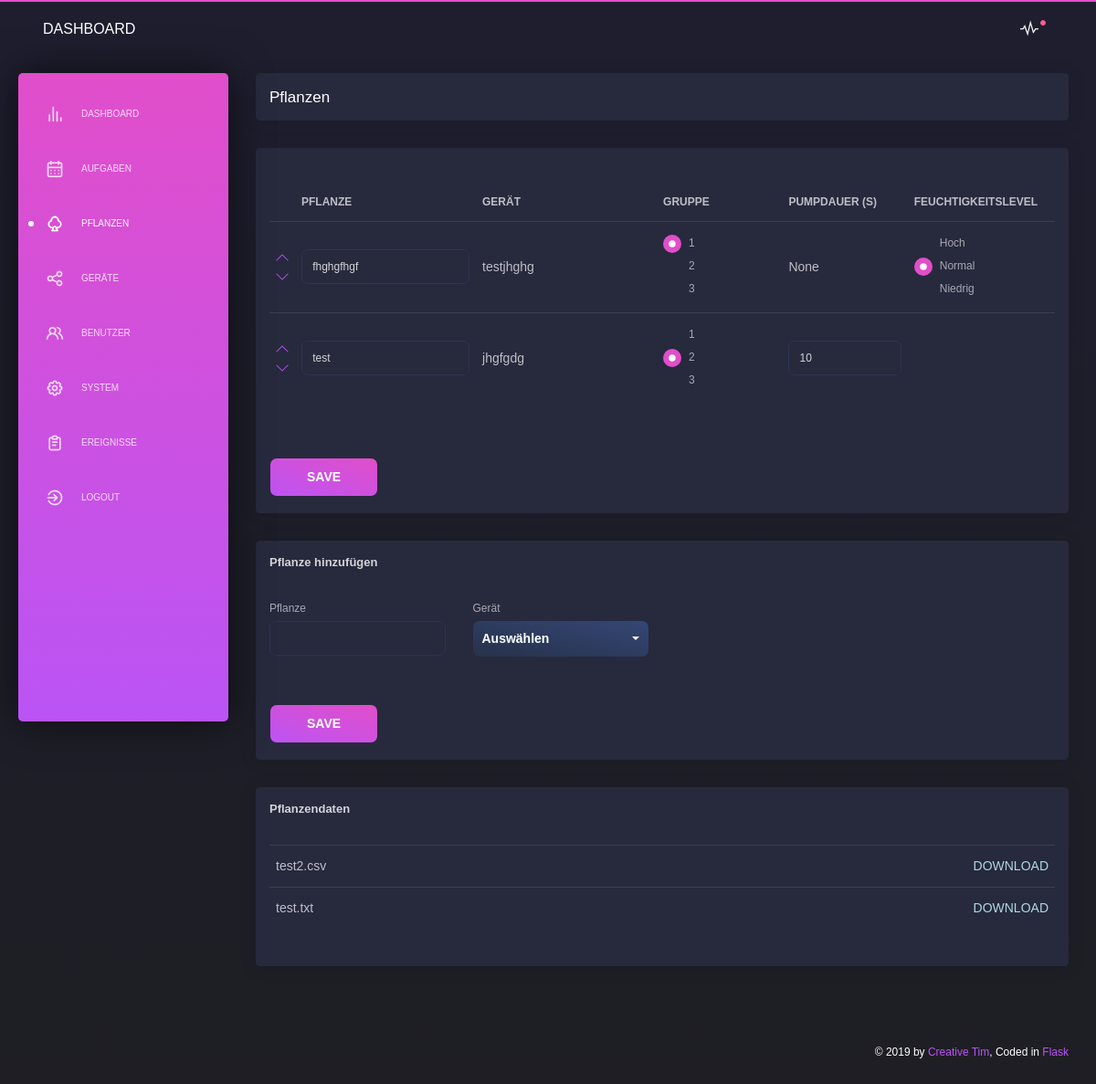
Page /plants (signed in) on the committed database.
### app/database/models.py (models this page shows)
class Plants(db.Model):
    __tablename__  = 'plants'
    id                     = db.Column(db.Integer, primary_key=True, autoincrement = True)
    name                   = db.Column(db.String(50), unique=True)
    mqtt_device_ieeeAddr   = db.Column(db.String(50), db.ForeignKey('mqtt_devices.ieeeAddr'))
    mqtt_device            = db.relationship('MQTT_Devices')
    group                  = db.Column(db.Integer)
    pump_duration_auto     = db.Column(db.Integer)
    pump_duration_manually = db.Column(db.Integer)
    moisture_level         = db.Column(db.String(50))

class MQTT_Devices(db.Model):
    __tablename__ = 'mqtt_devices'
    id                            = db.Column(db.Integer, primary_key=True, autoincrement = True)
    name                          = db.Column(db.String(50), unique=True)
    ieeeAddr                      = db.Column(db.String(50), unique=True)
    model                         = db.Column(db.String(50))
    device_type                   = db.Column(db.String(50))
    input_values                  = db.Column(db.String(200))
    input_events                  = db.Column(db.String(200))
    commands                      = db.Column(db.String(200))
    last_contact                  = db.Column(db.String(50))
    last_values                   = db.Column(db.String(200))
    last_values_formated          = db.Column(db.String(200))

### app/sites/plants.py (the view, shortened to what this page needs)
@app.route('/plants', methods=['GET', 'POST'])
@login_required
@permission_required
def plants():
    error_message_add_plant = []
    error_message_change_settings = []
    success_message_change_settings = []
    success_message_add_plant       = False
    name                 = ""
    mqtt_device_ieeeAddr = ""
    mqtt_device_name     = ""
    page_title = 'Icons - Flask Dark Dashboard | AppSeed App Generator'
    page_description = 'Open-Source Flask Dark Dashboard, the icons page.'
    """ ################# """
    """  plants settings  """
    """ ################# """
    """ ########### """
    """  add plant  """
    """ ########### """
    dropdown_list_watering_controller = GET_ALL_MQTT_DEVICES("watering_controller")
    list_plants           = GET_ALL_PLANTS()
    list_plants_datafiles = GET_PLANTS_DATAFILES()
    data = {'navigation': 'plants', 'notification': ''}
    timestamp = str(datetime.datetime.now().strftime("%Y-%m-%d %H:%M:%S"))
    return render_template('layouts/default.html',
                            data=data,
                            content=render_template( 'pages/plants.html',
                                                    error_message_change_settings=error_message_change_settings,
                                                    error_message_add_plant=error_message_add_plant,
                                                    success_message_change_settings=success_message_change_settings,
                                                    success_message_add_plant=success_message_add_plant,
                                                    dropdown_list_watering_controller=dropdown_list_watering_controller,
                                                    name=name,
                                                    mqtt_device_ieeeAddr=mqtt_device_ieeeAddr,
                                                    mqtt_device_name=mqtt_device_name,
                                                    list_plants=list_plants,
                                                    list_plants_datafiles=list_plants_datafiles,
                                                    timestamp=timestamp,
                                                    )
                           )

### app/backend/file_management.py (called while the page is built)
def GET_PLANTS_DATAFILES():
    file_list = []
    for files in os.walk(PATH + "/csv/"):
        file_list.append(files)
    if file_list == []:
        return ""
    else:
        return file_list[0][2]

### app/database/models.py (called while the page is built)
def GET_ALL_MQTT_DEVICES(selector):
    device_list = []
    devices     = MQTT_Devices.query.all()
    if selector == "":
        for device in devices:
            device_list.append(device)
    if selector == "watering_controller":
        for device in devices:
            if device.device_type == "watering_controller auto" or device.device_type == "watering_controller manually":
                device_list.append(device)
    return device_list

def GET_ALL_PLANTS():
    return Plants.query.all()

def GET_USER_BY_ID(id):
    return User.query.get(int(id))

### app/sites/index.py (called while the page is built)
@login_manager.user_loader
def load_user(user_id):
    return GET_USER_BY_ID(user_id)

### app/sites/plants.py (called while the page is built)
def permission_required(f):
    @wraps(f)
    def wrap(*args, **kwargs):
        if current_user.role == "administrator":
            return f(*args, **kwargs)
        else:
            return redirect(url_for('logout'))
    return wrap

### app/templates/pages/plants.html (shortened to what this page needs)
      <div class="content">
        <div class="row">
          <div class="col-md-12">
            <div class="card ">
              <div class="card-header">
                <h4 class="card-title"><b>Pflanzen</b></h4>
              </div>
            </div>
            <div class="card ">
              <form method="POST">
                <div class="card-body">
                  <div class="table-responsive">
                    <table class="table tablesorter">
                      <thead>
                        <th scope="col" style="width:3%"></th>
                        <th scope="col" style="width:20%"><p style="visibility: hidden;">invisibletextforminlenght</p>Pflanze</th>
                        <th scope="col" style="width:20%"><p style="visibility: hidden;">invisibletextforminlenght</p>Gerät</th>
                        <th scope="col" style="width:15%"><p style="visibility: hidden;">invisibletextform</p>Gruppe</th>
                        <th scope="col" style="width:15%"><p style="visibility: hidden;">invisibletextform</p>Pumpdauer (s)</th>
                        <th scope="col" style="width:20%"><p style="visibility: hidden;">invisibletextform</p>Feuchtigkeitslevel</th>
                        <th scope="col" style="width:5%"></th>
                      </thead>
                      <tbody>
                        {% for entry in list_plants %}
                        <tr>
                          <td>
                            <a href="/plants/position/up/{{ entry.id }}#table"><i class="tim-icons icon-minimal-up"></i></a>
                            <a href="/plants/position/down/{{ entry.id }}#table"><i class="tim-icons icon-minimal-down"></i></a>
                          </td>
                          <td>
                            <input type="text" class="form-control" name="set_name_{{ entry.id }}" value="{{ entry.name }}" />
                          </td>
                          <td>{{ entry.mqtt_device.name }}</td>
                          <td>
                            <div class="custom-control custom-radio custom-control-inline">
                              <label class="custom-control-label" for="radio_group_1_{{ entry.id }}">1</label>
                            </div>
                            <br>
                            <div class="custom-control custom-radio custom-control-inline">
                              <label class="custom-control-label" for="radio_group_2_{{ entry.id }}">2</label>
                            </div>
                            <br>
                            <div class="custom-control custom-radio custom-control-inline">
                              <label class="custom-control-label" for="radio_group_3_{{ entry.id }}">3</label>
                            </div>
                          </td>
                          <td>
                            {% if entry.mqtt_device.device_type == "watering_controller auto" %}
                              {{ entry.pump_duration_auto }}
                            {% else %}
                              <input type="text" class="form-control" name="set_pump_duration_manually_{{ entry.id }}"
                               value="{% if entry.pump_duration_manually != None and entry.pump_duration_manually != "None" %}{{ entry.pump_duration_manually }}{% endif %}" />
                            {% endif %}
                          </td>
                          <td>
                            {% if entry.mqtt_device.device_type == "watering_controller auto" %}
                              <div class="custom-control custom-radio custom-control-inline">
                                <label class="custom-control-label" for="radio_moisture_level_high_{{ entry.id }}">Hoch</label>
                              </div>
                              <br>
                              <div class="custom-control custom-radio custom-control-inline">
                                <label class="custom-control-label" for="radio_moisture_level_normal_{{ entry.id }}">Normal</label>
                              </div>
                              <br>
                              <div class="custom-control custom-radio custom-control-inline">
                                <label class="custom-control-label" for="radio_moisture_level_low_{{ entry.id }}">Niedrig</label>
                              </div>
                            {% endif %}
                          </td>
                          <td>
                            <a href="/plants/delete/{{ entry.id }}#table"><font size="6"><i class='uil uil-trash-alt'></i></font></a>
                          </td>
                        </tr>
                        {% endfor %}
                      </tbody>
                    </table>
                  </div>
                </div>
                <div class="card-footer">
                  <button type="submit" onclick="window.location.href='/plants#'" name="save_plants_settings" class="btn btn-fill btn-primary">SAVE</button>
                </div>
              </form>
            </div>
            <div class="card">
              <div class="card-header">
                <h5 class="title">Pflanze hinzufügen</h5>
              </div>
              <form method="POST">
                <div class="card-body">
                  <div class="row">
                    <div class="col-md-12">
                      <div class="row justify-content-md-left">
                        <div class="col-sm-3">
                          <div class="form-group">
                            <label>Pflanze</label>
                            <input type="text" class="form-control" name="set_name" value="{{ name }}" />
                          </div>
                        </div>
                        <div class="col-md-3">
                          <div class="form-group">
                            <label>Gerät</label>
                          </div>
                        </div>
                      </div>
                    </div>
                  </div>
                </div>
                <div class="card-footer">
                  <button type="submit" onclick="window.location.href='/plants#add_plant'" name="add_plant" class="btn btn-fill btn-primary">SAVE</button>
                </div>
              </form>
            </div>
            <div class="card ">
              <div class="card-header">
                <h5 class="title">Pflanzendaten</h5>
              </div>
              <div class="card-body">
                <div class="table-responsive">
                  <table class="table tablesorter">
                    <tbody>
                      {% for entry in list_plants_datafiles %}
                      <tr>
                        <td>{{ entry }}</td>
                        <td class="text-right"><a href="/plants/download/file/{{ entry }}?time={{ timestamp }}"><font color="lightblue"><b>DOWNLOAD</b></font></a></td>
                      </tr>
                      {% endfor %}
                    </tbody>
                  </table>
                </div>
              </div>
            </div>
          </div>
        </div>
      </div>

### rows in the picture
Plants: name "fhghgfhgf", mqtt_device.name "testjhghg", pump_duration_auto "None"
Plants: name "test", mqtt_device.name "jhgfgdg", pump_duration_manually "10"

### other values in the picture
{{ entry }} "test2.csv" "test.txt"
